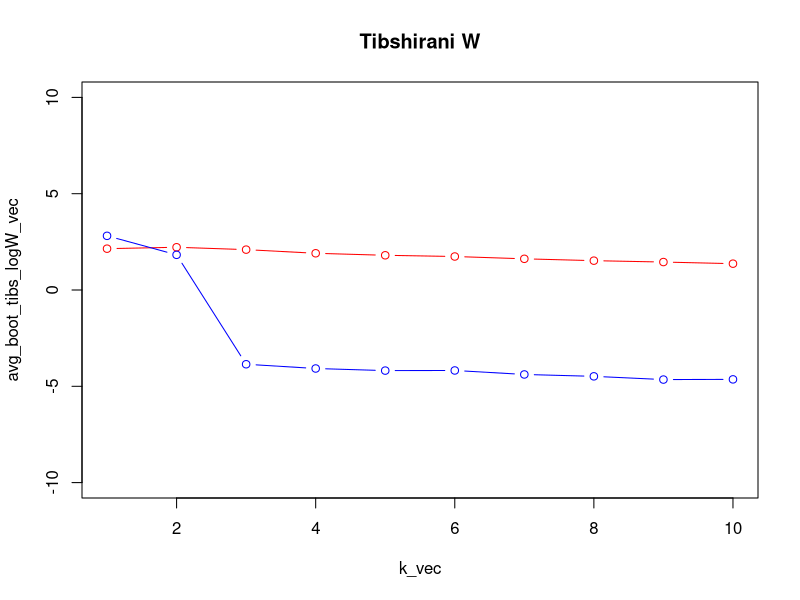
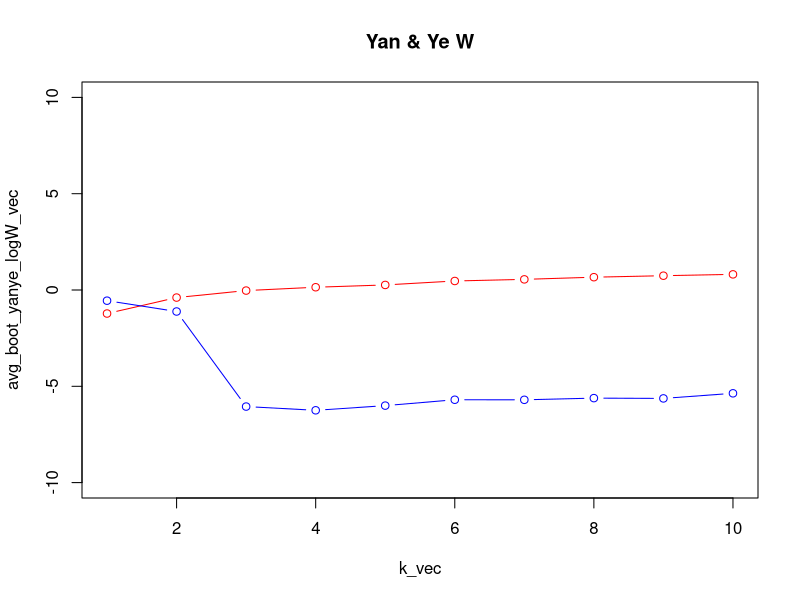
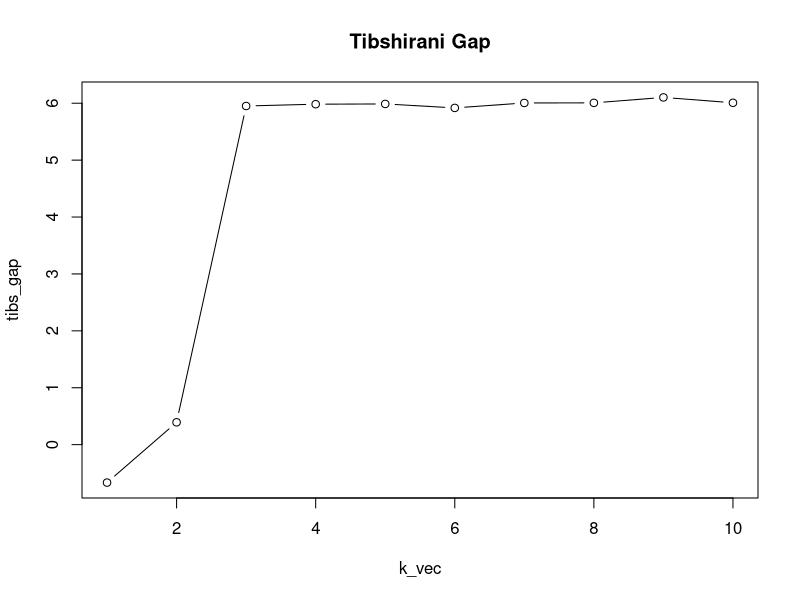
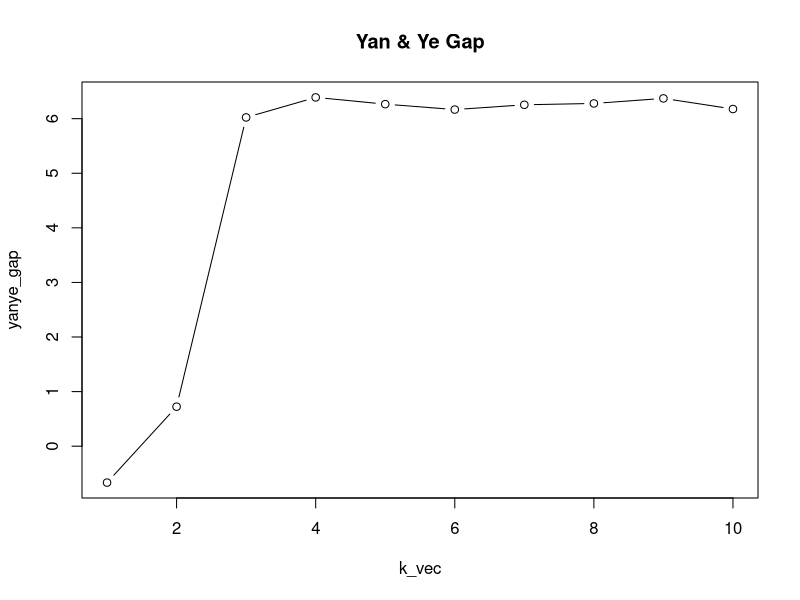

Write the R code that produced these figures, in order. (Note: a time limit stopped this script after it produced the figures.)
library(cluster)

set.seed(1)

nclust = 3
similarity = 5
n = 10
m = 2
sd = .1

get_data = \(nclust, similarity, n, m, sd) {
  data = matrix(0, nrow = nclust * n, ncol = m)
  means = seq(0, similarity * nclust, similarity)
  for (i in 0:(nclust-1)) {
    for (j in 1:m) {
      data[((n*i)+1):(n*(i+1)), j] = rnorm(n, mean = means[i+1], sd = sd)
    }
  }
  
  return(data)
}

data = get_data(nclust, similarity, n, m, sd)

tibshirani = \(kmeans) {
  withinss = kmeans$withinss
  size = kmeans$size
  W = 0
  k = length(withinss)
  for (i in 1:k) {
    W = W + withinss[i] / (2 * size[i])
  }
  return(W)
}

yanye = \(kmeans) {
  withinss = kmeans$withinss
  size = kmeans$size
  W = 0
  k = length(withinss)
  for (i in 1:k) {
    if (size[i] > 1) {
      W = W + withinss[i] / (2 * size[i] * (size[i] - 1))
    }
  }
  return(W)
}

get_null_data = \(data) {
  n = nrow(data)
  m = ncol(data)
  null_data = matrix(0, nrow = n, ncol = m)
  
  for (j in 1:m) {
    col_j = data[,j]
    null_data[,j] = runif(n, min = min(col_j), max = max(col_j))
  }
  
  return(null_data)
}

best_k_means = \(data, k, nruns) {
  df = list()
  tot.withinss_vec = rep(0, nruns)
  for (i in 1:nruns) {
    k_means = kmeans(data, k)
    df[[i]] = k_means
    tot.withinss_vec[i] = k_means$tot.withinss
  }
  idx = which.min(tot.withinss_vec)
  return(df[[idx]])
}

tibs_opt_k = \(data, k_max) {
  nruns = 10
  k_vec = 1:10
  tibs_logW_vec = rep(0, length(k_vec))
  
  for (i in 1:length(k_vec)) {
    k_means = best_k_means(data, k_vec[i], nruns)
    tibs_logW_vec[i] = log(tibshirani(k_means))
  }
  
  n_bootstrap = 30
  boot_tibs_logW = matrix(0, nrow = n_bootstrap, ncol = length(k_vec))
  
  for (j in 1:length(k_vec)) {
    for (i in 1:n_bootstrap){
      null_data = get_null_data(data)
      k_means_null = best_k_means(null_data, k_vec[j], nruns)
      boot_tibs_logW[i,j] = log(tibshirani(k_means_null))
    }
  }
  avg_boot_tibs_logW_vec = colSums(boot_tibs_logW) / n_bootstrap
  tibs_gap = avg_boot_tibs_logW_vec - tibs_logW_vec
  se_tibs = sqrt(1 + 1/n_bootstrap) * apply(boot_tibs_logW, 2, sd)
  
  return(maxSE(f = tibs_gap, SE.f = se_tibs, method = 'Tibs2001SEmax'))
}

yanye_opt_k = \(data, k_max) {
  nruns = 10
  k_vec = 1:10
  yanye_logW_vec = rep(0, length(k_vec))
  
  for (i in 1:length(k_vec)) {
    k_means = best_k_means(data, k_vec[i], nruns)
    yanye_logW_vec[i] = log(yanye(k_means))
  }
  
  n_bootstrap = 30
  boot_yanye_logW = matrix(0, nrow = n_bootstrap, ncol = length(k_vec))
  
  for (j in 1:length(k_vec)) {
    for (i in 1:n_bootstrap){
      null_data = get_null_data(data)
      k_means_null = best_k_means(null_data, k_vec[j], nruns)
      boot_yanye_logW[i,j] = log(yanye(k_means_null))
    }
  }
  avg_boot_yanye_logW_vec = colSums(boot_yanye_logW) / n_bootstrap
  yanye_gap = avg_boot_yanye_logW_vec - yanye_logW_vec
  se_yanye = sqrt(1 + 1/n_bootstrap) * apply(boot_yanye_logW, 2, sd)
  
  return(maxSE(f = yanye_gap, SE.f = se_yanye, method = 'Tibs2001SEmax'))
}

#calculating W on the actual data
nruns = 30
k_vec = 1:10
tibs_logW_vec = rep(0, length(k_vec))
yanye_logW_vec = rep(0, length(k_vec))

for (i in 1:length(k_vec)) {
  k_means = best_k_means(data, k_vec[i], nruns)
  tibs_logW_vec[i] = log(tibshirani(k_means))
  yanye_logW_vec[i] = log(yanye(k_means))
}

#bootstrap calculation of W
n_bootstrap = 10
boot_tibs_logW = matrix(0, nrow = n_bootstrap, ncol = length(k_vec))
boot_yanye_logW = matrix(0, nrow = n_bootstrap, ncol = length(k_vec))

for (i in 1:n_bootstrap){
  null_data = get_null_data(data)
  for (j in 1:length(k_vec)) {
    k_means_null = best_k_means(null_data, k_vec[j], nruns)
    boot_tibs_logW[i,j] = log(tibshirani(k_means_null))
    boot_yanye_logW[i,j] = log(yanye(k_means_null))
  }
}

avg_boot_tibs_logW_vec = colSums(boot_tibs_logW) / n_bootstrap
avg_boot_yanye_logW_vec = colSums(boot_yanye_logW) / n_bootstrap
se_tibs = sqrt(1 + 1/n_bootstrap) * apply(boot_tibs_logW, 2, sd)
se_yanye = sqrt(1 + 1/n_bootstrap) * apply(boot_yanye_logW, 2, sd)

plot(k_vec, avg_boot_tibs_logW_vec, type = 'b', col = 'red', main = 'Tibshirani W', ylim = c(-10, 10))
lines(k_vec, tibs_logW_vec, type = 'b', col = 'blue')

plot(k_vec, avg_boot_yanye_logW_vec, type = 'b', col = 'red', main = 'Yan & Ye W', ylim = c(-10, 10))
lines(k_vec, yanye_logW_vec, type = 'b', col = 'blue')

tibs_gap = avg_boot_tibs_logW_vec - tibs_logW_vec
plot(k_vec, tibs_gap, type = 'b', main = 'Tibshirani Gap')

yanye_gap = avg_boot_yanye_logW_vec - yanye_logW_vec
plot(k_vec, yanye_gap, type = 'b', main = 'Yan & Ye Gap')

sds = seq(.1, 5.1, .5)
nruns = 10
tibs_k = rep(0, length(sds))
yanye_k = rep(0, length(sds))

for (i in 1:length(sds)) {
  sample_tibs_k = rep(0, nruns)
  sample_yanye_k = rep(0, nruns)
  for (j in 1:nruns) {
    data = get_data(nclust, similarity, n, m, sds[i])
    sample_tibs_k[j] = tibs_opt_k(data, 5)
    sample_yanye_k[j] = yanye_opt_k(data, 5)
  }
  tibs_k[i] = mean(sample_tibs_k)
  yanye_k[i] = mean(sample_yanye_k)
}

plot(sds, abs(tibs_k - nclust), xlab = 'Noise in Clusters', ylab = 'Error in Tibshirani k estimation')
plot(sds, abs(yanye_k - nclust), xlab = 'Noise in Clusters', ylab = 'Error in Yan & Ye k estimation')
